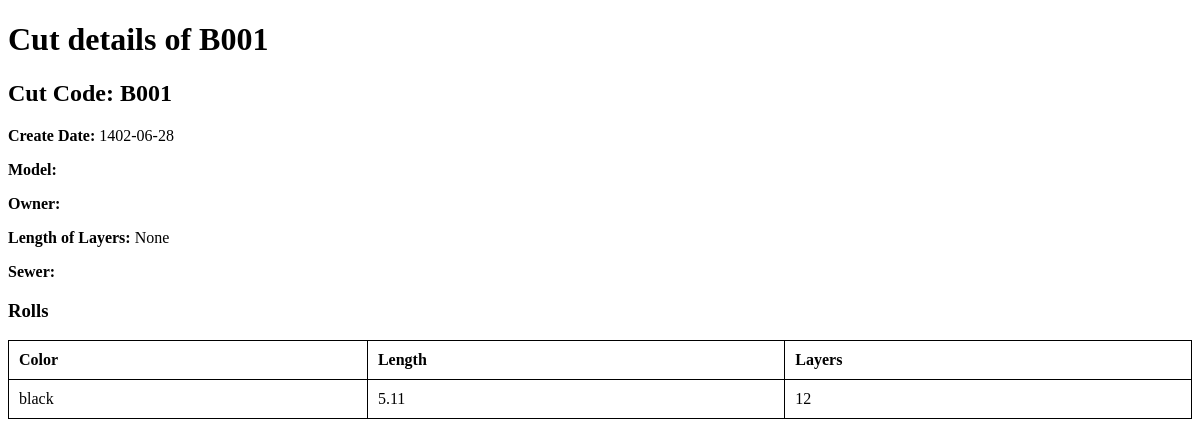
The app's page /api/cut/B001/ with its own data.
### core/models.py (models this page shows, shortened)
class Cut(models.Model):
    cut_code = models.CharField(max_length=100, primary_key=True)
    create_date = models.CharField(max_length=10, blank=True, null=True)
    owner = models.ForeignKey(Producer, on_delete=models.CASCADE, blank=True, null=True)
    sewer = models.ForeignKey('SewingHouseWorker', on_delete=models.SET_NULL, null=True, related_name='cuts', blank=True)
    model_name = models.CharField(max_length=100, blank=True, null=True)
    model_code = models.CharField(max_length=100, blank=True, null=True)
    lai_per_unit = models.PositiveSmallIntegerField(blank=True, null=True)
    product_per_layer = models.PositiveSmallIntegerField(blank=True, null=True)
    size = models.CharField(max_length=1, choices=Sizes.choices, default=Sizes.FREE, blank=True, null=True)
    length_of_layers = models.DecimalField(max_digits=3, decimal_places=2, blank=True, null=True)
    cutting_price = models.PositiveSmallIntegerField(blank=True, null=True)
    sewing_price = models.PositiveSmallIntegerField(blank=True, null=True)
    cutting_price_raw = models.PositiveSmallIntegerField(blank=True, null=True)
    sewing_price_raw = models.PositiveSmallIntegerField(blank=True, null=True)

class Roll(models.Model):
    cut = models.ForeignKey(Cut, related_name='rolls', on_delete=models.CASCADE, null=True)
    color = models.CharField(max_length=50, null=True)
    length = models.PositiveSmallIntegerField(null=True)
    layers = models.PositiveSmallIntegerField(null=True)
    products = models.PositiveSmallIntegerField(null=True)
    type_fabric = models.CharField(max_length=128, blank=True, null=True)
    def __str__(self) -> str:
        return f'{self.color} - {self.length} - {self.cut.cut_code}'

### core/views_func.py (the view)
# urls.py: path('cut/<str:cut_code>/', cut_detail, name='cut_detail'),
def cut_detail(request, cut_code):
    cut = get_object_or_404(Cut, cut_code=cut_code)
    rolls = cut.rolls.all()
    for roll in rolls:
        print(f"\n\n{roll}\n\n")
    return render(request, 'workhouse/cut_detail.html', {'cut': cut, 'rolls': rolls})

### core/templates/workhouse/cut_detail.html (shortened to what this page needs)
<!DOCTYPE html>
<html>
  <head>
  </head>
  <body>
    <h1>Cut details of {{ cut.cut_code }}</h1>
    <div class="cut-details">
      <h2>Cut Code: {{ cut.cut_code }}</h2>
      <p><strong>Create Date:</strong> {{ cut.create_date }}</p>
      <p><strong>Model:</strong> {{ cut.model }}</p>
      <p><strong>Owner:</strong> {{ cut.owner.name }}</p>
      <p><strong>Length of Layers:</strong> {{ cut.length_of_layers }}</p>
      <p><strong>Sewer:</strong> {{ cut.sewer.name }}</p>
      <h3>Rolls</h3>
      <table>
        <thead>
          <tr>
            <th>Color</th>
            <th>Length</th>
            <th>Layers</th>
          </tr>
        </thead>
        <tbody>
          {% for roll in rolls %}
          <tr>
            <td>{{ roll.color }}</td>
            <td>{{ roll.length }}</td>
            <td>{{ roll.layers }}</td>
          </tr>
          {% endfor %}
        </tbody>
      </table>
    </div>
  </body>
</html>

### core/templates/workhouse/cut_detail.html (style rules this page uses)
table { width: 100%; border-collapse: collapse; margin-bottom: 20px; }
table, th, td { border: 1px solid black; }
th, td { padding: 10px; text-align: left; }
.cut-details { margin-bottom: 20px; }

### records on screen
Cut: cut_code "B001", create_date "1402-06-28", length_of_layers "None"
Roll: color "black", length "5.11", layers "12"
